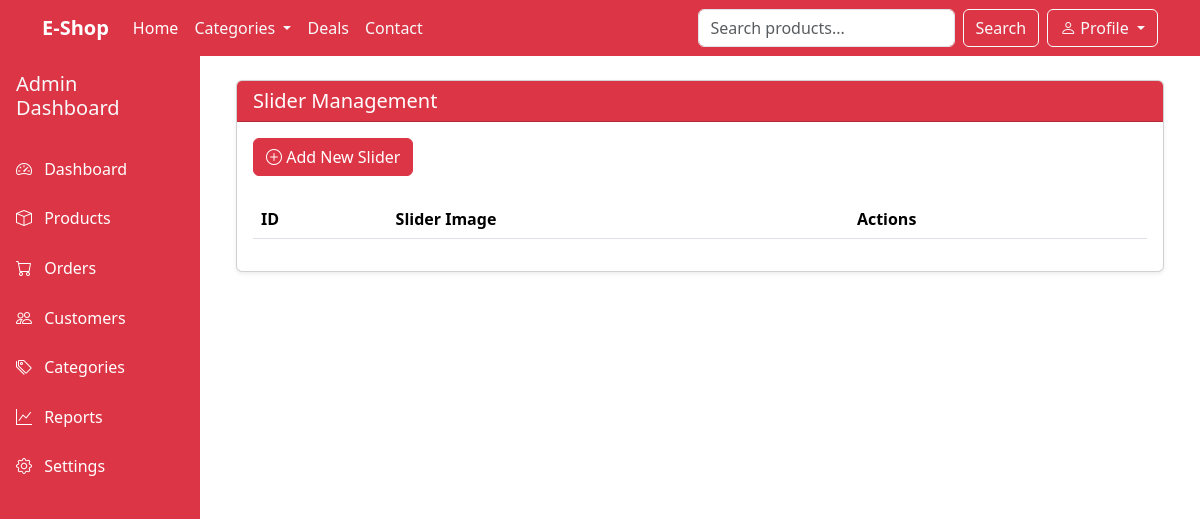
The app's page /settings.php (signed in), older data.
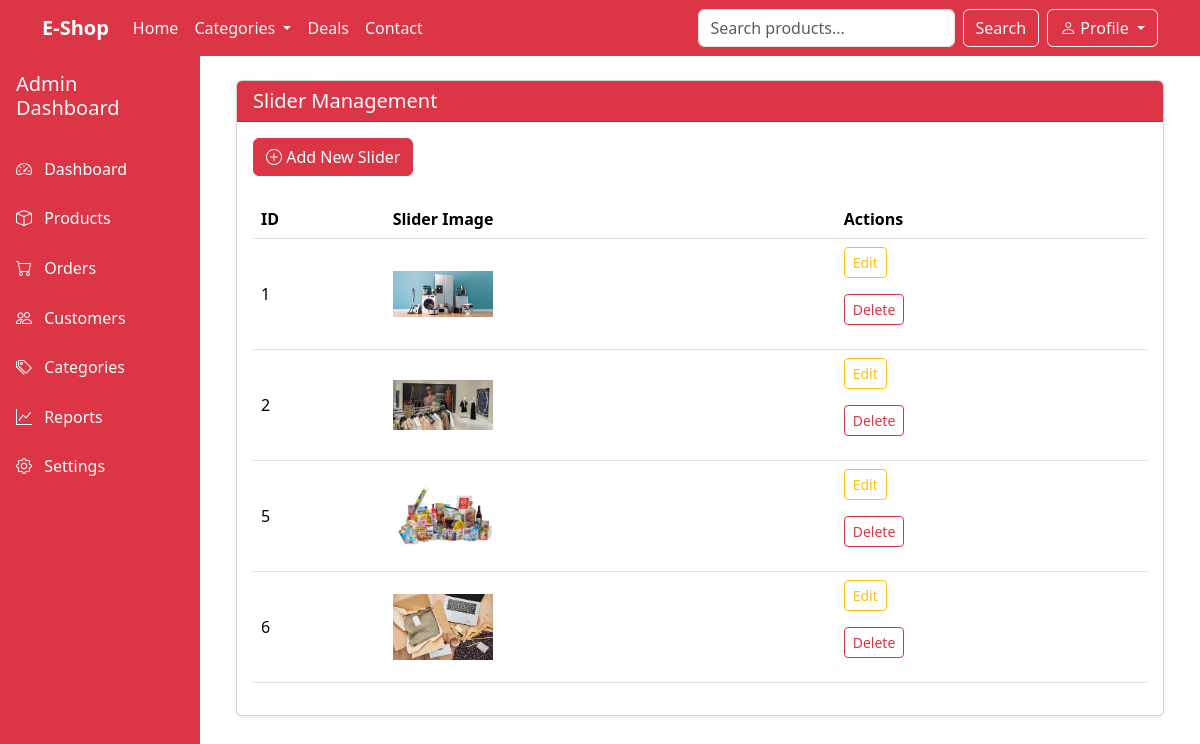
The same page, newer data.
### tables this page shows
CREATE TABLE `slider` (
  `id` int NOT NULL,
  `slider_image` text NOT NULL
);

### settings.php (the view, shortened to what this page needs)
<?php
include 'admin_header.php';
 $folder_name = "images/slider_images/";
    ?>
<div class="container-fluid py-4">
    <div class="row">
        <div class="col-12">
            <div class="card shadow-sm">
                <div class="card-header bg-danger text-white">
                    <h5 class="mb-0">Slider Management</h5>
                </div>
                <div class="card-body">
                    <div class="mb-4">
                        <button class="btn btn-danger" data-bs-toggle="modal" data-bs-target="#addSliderModal">
                            <i class="bi bi-plus-circle"></i> Add New Slider
                        </button>
                    </div>
                    <div class="table-responsive">
                        <table class="table table-hover align-middle">
                            <thead>
                                <tr>
                                    <th>ID</th>
                                    <th>Slider Image</th>
                                    <th>Actions</th>
                                </tr>
                            </thead>
                            <tbody>
<?php
$select = "SELECT * FROM slider";
$table = mysqli_query($con, $select);
while ($row = $table->fetch_assoc()) {
?>
                                <tr class="align-middle">
                                    <td><?= $row['id'] ?></td>
                                    <td><img src="<?= $folder_name.$row['slider_image'] ?>" alt="Slider Image" width="100"></td>
                                    <td>
                                        <form method="post">
                                            <input type="submit" name="editSlider_form" class="btn btn-sm btn-outline-warning me-1" value="Edit">
                                        </form>
                                        <form method="post">
                                            <input type="submit" name="deleteSlider" class="btn btn-sm btn-outline-danger me-1" value="Delete">
                                        </form>
                                    </td>
                                </tr>
<?php
}
?>
                            </tbody>
                        </table>
                    </div>
                </div>
            </div>
        </div>
    </div>
</div>
<?php include 'admin_footer.php'; ?>

### admin_header.php (shortened to what this page needs)
<html>
<head>
    <link rel="stylesheet" href="https://cdn.jsdelivr.net/npm/bootstrap-icons@1.10.5/font/bootstrap-icons.css">
    <link href="css/bootstrap.min.css" rel="stylesheet">
</head>
<body>
    <nav class="navbar navbar-expand-lg navbar-dark bg-danger sticky-top">
        <div class="container">
            <a class="navbar-brand fw-bold" href="index.php">E-Shop</a>
            <div class="collapse navbar-collapse" id="navbarNav">
                <ul class="navbar-nav me-auto mb-2 mb-lg-0">
                    <li class="nav-item">
                        <a class="nav-link active" aria-current="page" href="index.php">Home</a>
                    </li>
                    <li class="nav-item dropdown">
                        <a class="nav-link dropdown-toggle text-light" href="all_products.php" id="navbarDropdown"
                            role="button" data-bs-toggle="dropdown" aria-expanded="false">
                            Categories
                        </a>
                    </li>
                    <li class="nav-item">
                        <a class="nav-link text-light" href="deals.php">Deals</a>
                    </li>
                    <li class="nav-item">
                        <a class="nav-link text-light" href="contact.php">Contact</a>
                    </li>
                </ul>
                <form class="d-flex mb-2 mb-lg-0 mx-2" action="all_products.php">
                    <input class="form-control me-2" type="search" placeholder="Search products..." aria-label="Search">
                    <button class="btn btn-outline-light" type="submit">Search</button>
                </form>
                <div class="nav-item dropdown">
                    <a class="btn btn-outline-light dropdown-toggle" href="#" id="profileDropdown" role="button"
                        data-bs-toggle="dropdown" aria-expanded="false">
                        <i class="bi bi-person"></i> Profile
                    </a>
                </div>
            </div>
        </div>
    </nav>
    <div class="container-fluid">
        <div class="row">
            <div class="col-3 col-lg-2 px-0 sidebar d-none d-md-block">
                <div class="d-flex flex-column">
                    <div class="p-3">
                        <h5 class="text-light">Admin Dashboard</h5>
                    </div>
                    <ul class="nav flex-column">
                        <li class="nav-item">
                            <a class="nav-link" href="admin_dashboard.php">
                                <i class="bi bi-speedometer2"></i> Dashboard
                            </a>
                        </li>
                        <li class="nav-item">
                            <a class="nav-link" href="admin_products.php">
                                <i class="bi bi-box"></i> Products
                            </a>
                        </li>
                        <li class="nav-item">
                            <a class="nav-link" href="admin_orders.php">
                                <i class="bi bi-cart"></i> Orders
                            </a>
                        </li>
                        <li class="nav-item">
                            <a class="nav-link" href="admin_customers.php">
                                <i class="bi bi-people"></i> Customers
                            </a>
                        </li>
                        <li class="nav-item">
                            <a class="nav-link" href="admin_categories.php">
                                <i class="bi bi-tags"></i> Categories
                            </a>
                        </li>
                        <li class="nav-item">
                            <a class="nav-link" href="reports.php">
                                <i class="bi bi-graph-up"></i> Reports
                            </a>
                        </li>
                        <li class="nav-item">
                            <a class="nav-link" href="settings.php">
                                <i class="bi bi-gear"></i> Settings
                            </a>
                        </li>
                    </ul>
                </div>
            </div>
            <div class="col-12 col-md-9 col-lg-10 px-3 px-md-4">

### admin_footer.php (shortened to what this page needs)
</div>
            </div>
        </div>
</body>
</html>

### admin_header.php (style rules this page uses)
.sidebar { min-height: 100vh; background-color: #dc3545; transition: all 0.3s; }
.sidebar .nav-link { color: #fff; padding: 0.8rem 1rem; transition: all 0.3s; position: relative; overflow: hidden; }
.sidebar .nav-link:before { content: ''; position: absolute; bottom: 0; left: 0; width: 0; height: 2px; background-color: #fff; transition: width 0.3s ease; }
.sidebar .nav-link i { margin-right: 0.5rem; }

Row changes from the older to the newer data that the page shows:
added slider: id "1", slider_image (picture)
added slider: id "2", slider_image (picture)
added slider: id "5", slider_image (picture)
added slider: id "6", slider_image (picture)
